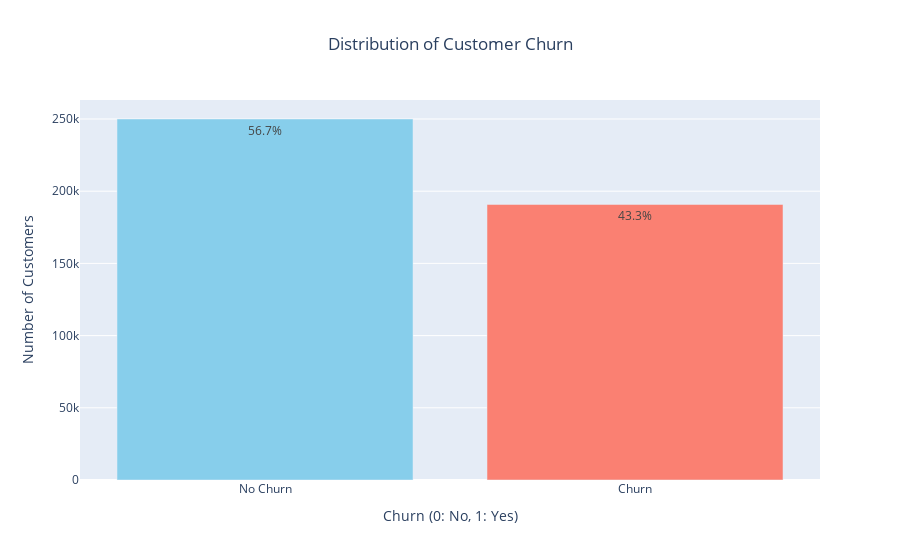

Write notebook code for a chart like this one.
### Code cell
churn_counts = data['Churn'].value_counts()
total_customers = len(data)
churn_percentage = (churn_counts[1] / total_customers) * 100

print(f"Overall Churn Percentage: {churn_percentage:.2f}%")

fig = go.Figure(data=[go.Bar(
    x=['No Churn', 'Churn'],
    y=churn_counts.values,
    text=[f'{p/total_customers:.1%}' for p in churn_counts.values],
    textposition='inside',
    marker_color=['skyblue', 'salmon']
)])

fig.update_layout(
    title={
        'text': 'Distribution of Customer Churn',
        'x': 0.5,  
        'xanchor': 'center'
    },
    xaxis_title='Churn (0: No, 1: Yes)',
    yaxis_title='Number of Customers'
)

fig.show()

### Figure 1 — Plotly figure (JSON) as saved in the notebook; plotly's stock layout.template omitted (floating-point values rounded to 4 significant figures)
{"data": [{"marker": {"color": ["skyblue", "salmon"]}, "text": ["56.7%", "43.3%"], "textposition": "inside", "type": "bar", "x": ["No Churn", "Churn"], "y": [249999, 190833]}], "layout": {"title": {"text": "Distribution of Customer Churn", "x": 0.5, "xanchor": "center"}, "xaxis": {"title": {"text": "Churn (0: No, 1: Yes)"}}, "yaxis": {"title": {"text": "Number of Customers"}}}}
